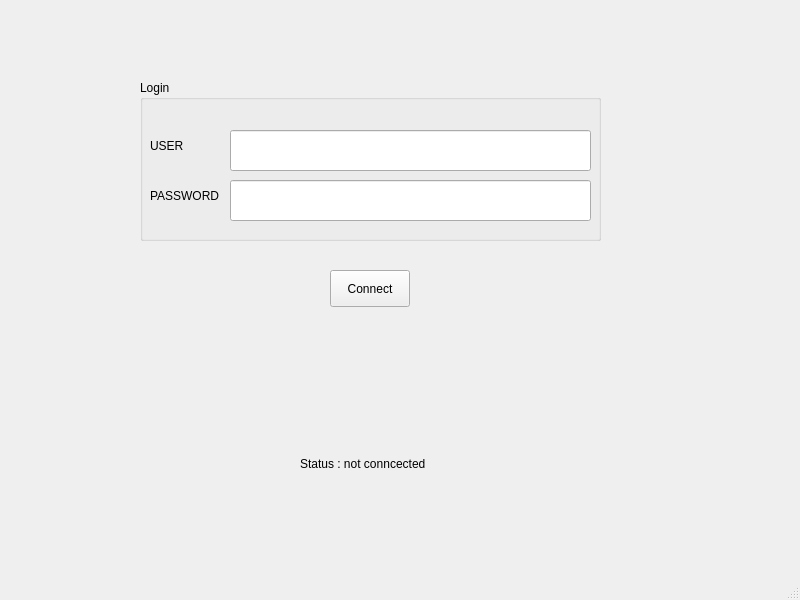
<?xml version="1.0" encoding="UTF-8"?>
<ui version="4.0">
 <class>login</class>
 <widget class="QMainWindow" name="login">
  <property name="geometry">
   <rect>
    <x>0</x>
    <y>0</y>
    <width>800</width>
    <height>600</height>
   </rect>
  </property>
  <property name="windowTitle">
   <string>MainWindow</string>
  </property>
  <widget class="QWidget" name="centralwidget">
   <widget class="QLabel" name="label_7">
    <property name="geometry">
     <rect>
      <x>300</x>
      <y>450</y>
      <width>165</width>
      <height>28</height>
     </rect>
    </property>
    <property name="text">
     <string>Status : not conncected </string>
    </property>
   </widget>
   <widget class="QGroupBox" name="groupBox_4">
    <property name="geometry">
     <rect>
      <x>140</x>
      <y>80</y>
      <width>461</width>
      <height>161</height>
     </rect>
    </property>
    <property name="title">
     <string>Login</string>
    </property>
    <widget class="QLabel" name="label_8">
     <property name="geometry">
      <rect>
       <x>10</x>
       <y>50</y>
       <width>61</width>
       <height>31</height>
      </rect>
     </property>
     <property name="text">
      <string>USER</string>
     </property>
    </widget>
    <widget class="QLabel" name="label_9">
     <property name="geometry">
      <rect>
       <x>10</x>
       <y>100</y>
       <width>91</width>
       <height>31</height>
      </rect>
     </property>
     <property name="text">
      <string>PASSWORD</string>
     </property>
    </widget>
    <widget class="QLineEdit" name="Password_text">
     <property name="geometry">
      <rect>
       <x>90</x>
       <y>100</y>
       <width>361</width>
       <height>41</height>
      </rect>
     </property>
     <property name="echoMode">
      <enum>QLineEdit::Password</enum>
     </property>
    </widget>
    <widget class="QLineEdit" name="USER_text">
     <property name="geometry">
      <rect>
       <x>90</x>
       <y>50</y>
       <width>361</width>
       <height>41</height>
      </rect>
     </property>
     <property name="inputMethodHints">
      <set>Qt::ImhNone</set>
     </property>
     <property name="echoMode">
      <enum>QLineEdit::Normal</enum>
     </property>
    </widget>
   </widget>
   <widget class="QPushButton" name="DeleteEmployee_button_2">
    <property name="geometry">
     <rect>
      <x>330</x>
      <y>270</y>
      <width>80</width>
      <height>37</height>
     </rect>
    </property>
    <property name="text">
     <string>Connect</string>
    </property>
   </widget>
  </widget>
  <widget class="QMenuBar" name="menubar">
   <property name="geometry">
    <rect>
     <x>0</x>
     <y>0</y>
     <width>800</width>
     <height>25</height>
    </rect>
   </property>
  </widget>
  <widget class="QStatusBar" name="statusbar"/>
 </widget>
 <resources/>
 <connections/>
</ui>
